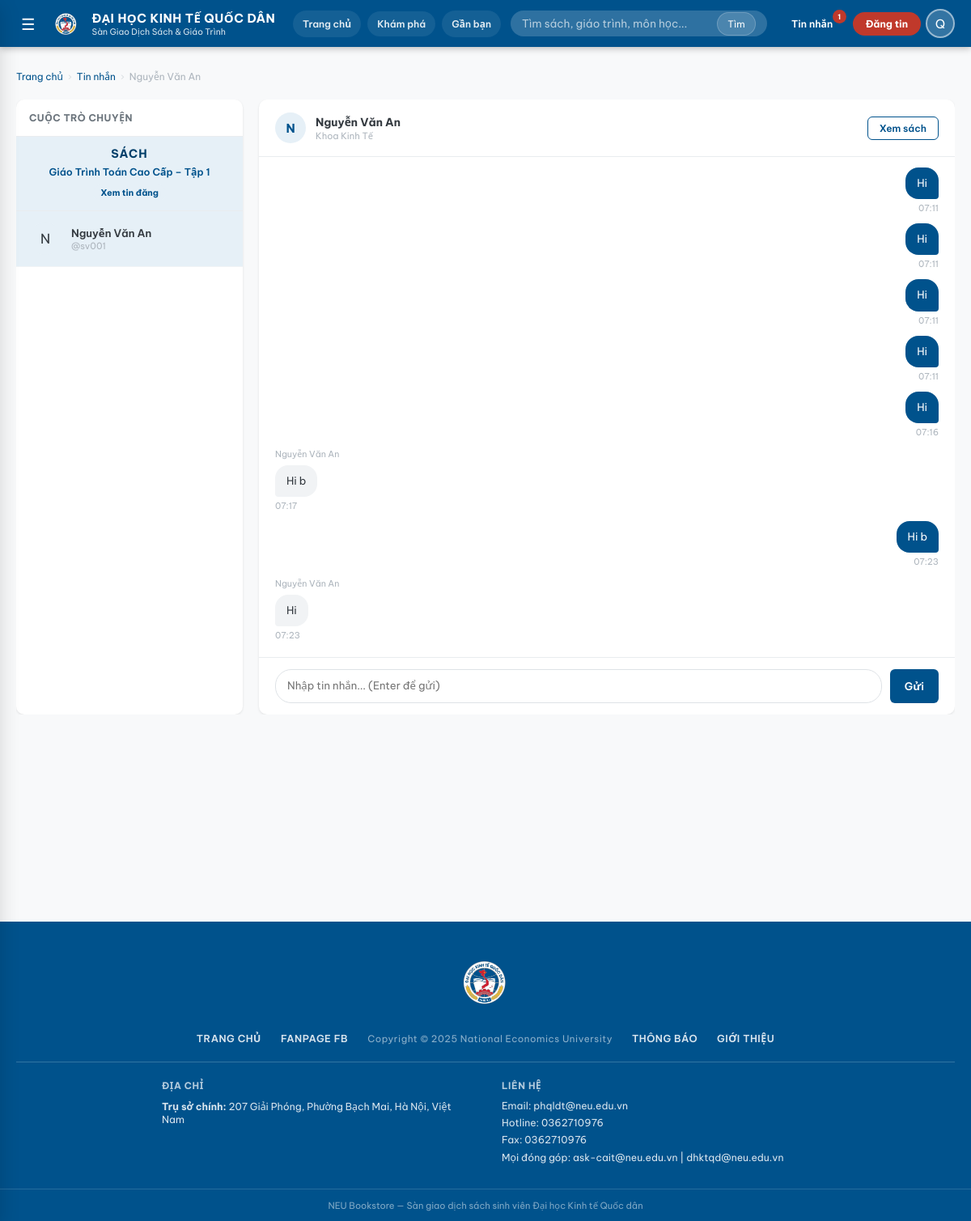
Page /messages/1/2 (signed in) on the committed database.
### tables this page shows
CREATE TABLE users (
    id            INTEGER PRIMARY KEY AUTOINCREMENT,
    username      TEXT    UNIQUE NOT NULL,
    password_hash TEXT    NOT NULL,
    full_name     TEXT,
    email         TEXT,
    phone         TEXT,
    student_id    TEXT    UNIQUE,
    faculty       TEXT,
    course_year   INTEGER,
    role          TEXT    DEFAULT 'student' CHECK(role IN ('student','admin')),
    bio           TEXT,
    rating_avg    REAL    DEFAULT 0,
    rating_count  INTEGER DEFAULT 0,
    created_at    TIMESTAMP DEFAULT CURRENT_TIMESTAMP
, reputation_score INTEGER DEFAULT 0, completed_deals INTEGER DEFAULT 0, location_label TEXT, latitude REAL, longitude REAL, location_updated_at TIMESTAMP);

CREATE TABLE books (
    id           INTEGER PRIMARY KEY AUTOINCREMENT,
    title        TEXT    NOT NULL,
    author       TEXT,
    isbn         TEXT,
    publisher    TEXT,
    publish_year INTEGER,
    edition      TEXT,
    category_id  INTEGER REFERENCES categories(id) ON DELETE SET NULL,
    faculty      TEXT,
    course_year  INTEGER,
    subject_code TEXT,
    description  TEXT,
    cover_emoji  TEXT    DEFAULT '📖',
    created_at   TIMESTAMP DEFAULT CURRENT_TIMESTAMP
, cover_image TEXT);

CREATE TABLE messages (
    id          INTEGER PRIMARY KEY AUTOINCREMENT,
    listing_id  INTEGER REFERENCES listings(id)  ON DELETE CASCADE,
    sender_id   INTEGER REFERENCES users(id)     ON DELETE CASCADE,
    receiver_id INTEGER REFERENCES users(id)     ON DELETE CASCADE,
    content     TEXT    NOT NULL,
    is_read     INTEGER DEFAULT 0,
    created_at  TIMESTAMP DEFAULT CURRENT_TIMESTAMP
);

### app.py (the view, shortened to what this page needs)
@app.route("/messages/<int:lid>/<int:oid>", methods=["GET", "POST"])
@login_required
def chat(lid, oid):
    conn = get_db_connection()
    uid  = session["user_id"]
    conn.execute(
        "UPDATE messages SET is_read=1 WHERE listing_id=? AND sender_id=? AND receiver_id=?",
        (lid, oid, uid),
    )
    conn.commit()
    msgs = conn.execute("""
        SELECT m.*, u.full_name sender_name, u.username sender_username
        FROM messages m
        JOIN users u ON u.id=m.sender_id
        WHERE m.listing_id=?
          AND ((m.sender_id=? AND m.receiver_id=?) OR (m.sender_id=? AND m.receiver_id=?))
        ORDER BY m.created_at ASC
    """, (lid, uid, oid, oid, uid)).fetchall()
    listing    = conn.execute(
        "SELECT l.*, b.title, b.cover_emoji, b.cover_image FROM listings l JOIN books b ON b.id=l.book_id WHERE l.id=?",
        (lid,),
    ).fetchone()
    other_user = conn.execute("SELECT * FROM users WHERE id=?", (oid,)).fetchone()
    conn.close()
    return render_template(
        "chat.html",
        msgs=msgs,
        listing=listing,
        other_user=other_user,
        listing_id=lid,
        other_id=oid,
    )

### app.py (called while the page is built, shortened)
def _text_quality_score(value: str) -> int:
    bad_score = sum(value.count(token) for token in MOJIBAKE_TOKENS) * 10
    good_score = sum(ch.lower() in VIETNAMESE_CHARS for ch in value)
    return good_score - bad_score

def repair_text(value):
    if not isinstance(value, str) or not value:
        return value
    candidates = [value]
    return max(candidates, key=_text_quality_score)

def format_local_timestamp(value, fmt="%H:%M"):
    if not value:
        return ""
    try:
        dt = datetime.strptime(value, "%Y-%m-%d %H:%M:%S") + timedelta(hours=7)
        return dt.strftime(fmt)
    except ValueError:
        return value

def login_required(f):
    @wraps(f)
    def decorated(*args, **kwargs):
        if "user_id" not in session:
            flash("Vui lòng đăng nhập để tiếp tục.", "warning")
            return redirect(url_for("login"))
        return f(*args, **kwargs)
    return decorated

def get_current_user():
    if "user_id" not in session:
        return None
    conn = get_db_connection()
    user = conn.execute("SELECT * FROM users WHERE id=?", (session["user_id"],)).fetchone()
    conn.close()
    return user

### database.py (called while the page is built)
def get_db_connection() -> sqlite3.Connection:
    conn = sqlite3.connect(DATABASE)
    conn.row_factory = sqlite3.Row
    conn.execute("PRAGMA foreign_keys = ON")
    return conn

### templates/chat.html (shortened to what this page needs)
{% extends "base.html" %}
{% block content %}
<div class="container">
  <div class="breadcrumb">
    <a href="{{ url_for('home') }}">Trang chủ</a>
    <span class="breadcrumb-sep">›</span>
    <a href="{{ url_for('messages') }}">Tin nhắn</a>
    <span class="breadcrumb-sep">›</span>
    <span>{{ other_user.full_name or other_user.username }}</span>
  </div>
  <div class="chat-container chat-shell">
    <div class="chat-list">
      <div style="padding:14px 16px;border-bottom:1px solid var(--gray-200);
                  font-size:.8rem;font-weight:700;color:var(--gray-600);
                  text-transform:uppercase;letter-spacing:.5px">
        Cuộc trò chuyện
      </div>
      {% if listing %}
        <div style="padding:12px 16px;background:var(--neu-blue-light);
                    border-bottom:1px solid var(--gray-200)">
          <div class="book-card-cover-label" style="text-align:center;margin-bottom:6px">Sách</div>
          <div style="font-size:.82rem;font-weight:600;color:var(--neu-blue);
                      line-height:1.3;text-align:center">
            {{ listing.title }}
          </div>
          <div style="text-align:center;margin-top:6px">
            <a href="{{ url_for('listing_detail', lid=listing_id) }}"
               class="badge badge-blue" style="font-size:.72rem">
              Xem tin đăng
            </a>
          </div>
        </div>
      {% endif %}
      <div class="chat-item active">
        <div class="chat-item-avatar">
          {{ other_user.full_name[0] if other_user.full_name else '?' }}
        </div>
        <div>
          <div style="font-weight:600;font-size:.88rem">
            {{ other_user.full_name or other_user.username }}
          </div>
          <div style="font-size:.75rem;color:var(--gray-500)">
            @{{ other_user.username }}
          </div>
        </div>
      </div>
    </div>
    <div class="chat-messages">
      <div class="chat-header">
        <div style="width:38px;height:38px;border-radius:50%;
                    background:var(--neu-blue-light);
                    display:flex;align-items:center;justify-content:center;
                    font-size:1rem;font-weight:700;color:var(--neu-blue)">
          {{ other_user.full_name[0] if other_user.full_name else '?' }}
        </div>
        <div>
          <div style="font-weight:700;font-size:.92rem">
            {{ other_user.full_name or other_user.username }}
          </div>
          {% if other_user.faculty %}
            <div style="font-size:.75rem;color:var(--gray-500)">{{ other_user.faculty }}</div>
          {% endif %}
        </div>
        <div style="margin-left:auto">
          <a href="{{ url_for('listing_detail', lid=listing_id) }}"
             class="btn btn-outline btn-sm">Xem sách</a>
        </div>
      </div>
      <div class="chat-body" id="chatBody" data-last-id="{{ msgs[-1].id if msgs else 0 }}">
        {% if msgs %}
          {% for m in msgs %}
            {% set is_me = m.sender_id == session.get('user_id') %}
            <div class="msg {{ 'msg-me' if is_me else 'msg-them' }}" data-message-id="{{ m.id }}">
              {% if not is_me %}
                <div style="font-size:.72rem;color:var(--gray-500);margin-bottom:3px">
                  {{ m.sender_name or m.sender_username }}
                </div>
              {% endif %}
              <div class="msg-bubble">{{ m.content }}</div>
              <div class="msg-time">{{ format_local_timestamp(m.created_at) }}</div>
            </div>
          {% endfor %}
        {% else %}
          <div id="chatEmptyState" style="text-align:center;color:var(--gray-400);
                      margin:auto;font-size:.88rem">
            Bắt đầu cuộc trò chuyện về cuốn sách này
          </div>
        {% endif %}
      </div>
      <form class="chat-input" id="chatForm" method="POST"
            action="{{ url_for('chat', lid=listing_id, oid=other_id) }}">
        <textarea name="content" placeholder="Nhập tin nhắn... (Enter để gửi)"
                  rows="1"></textarea>
        <button type="submit" id="chatSubmitBtn" class="btn btn-primary" style="padding:0 18px;height:42px">
          Gửi
        </button>
      </form>
    </div>
  </div>
</div>
{% endblock %}

### templates/base.html (shortened to what this page needs)
<!DOCTYPE html>
<html lang="vi">
<head>
  <link rel="stylesheet" href="{{ url_for('static', filename='css/style.css') }}">
</head>
<body>
<div class="page-wrapper">
  <header class="site-header">
    <div class="header-inner">
      <button class="header-menu-btn" id="menuBtn" title="Mở menu">☰</button>
      <a href="{{ url_for('home') }}" class="header-logo">
        <img src="{{ url_for('static', filename='images/neu-logo.png') }}" alt="NEU logo" class="header-logo-mark">
        <div class="header-logo-text">
          <span>ĐẠI HỌC KINH TẾ QUỐC DÂN</span>
          <span class="header-logo-sub">Sàn Giao Dịch Sách &amp; Giáo Trình</span>
        </div>
      </a>
      {% if current_user %}
        <div class="header-quicknav">
          <a href="{{ url_for('home') }}" class="header-quicklink">Trang chủ</a>
          <a href="{{ url_for('listings') }}" class="header-quicklink">Khám phá</a>
          <a href="{{ url_for('nearby_listings') }}" class="header-quicklink">Gần bạn</a>
        </div>
      {% endif %}
      <form class="header-search" action="{{ url_for('listings') }}" method="GET">
        <input type="text" name="q" placeholder="Tìm sách, giáo trình, môn học..." value="{{ request.args.get('q','') }}">
        <button type="submit">Tìm</button>
      </form>
      <div class="header-actions">
        <a href="{{ url_for('messages') }}" class="header-btn" title="Tin nhắn">
          Tin nhắn
          {% if unread_count > 0 %}
            <span class="badge-count">{{ unread_count }}</span>
          {% endif %}
        </a>
        <a href="{{ url_for('post_listing') }}" class="btn-post-header">Đăng tin</a>
        <div class="header-account">
          <div class="header-avatar" id="avatarBtn">
            {{ current_user.full_name[0] if current_user and current_user.full_name else 'U' }}
          </div>
        </div>
      </div>
    </div>
  </header>
  <main class="main-content">
    {% block content %}{% endblock %}
  </main>
  <footer class="site-footer">
    <div class="footer-top">
      <div class="container">
        <div class="footer-logo-row">
          <img src="{{ url_for('static', filename='images/neu-logo.png') }}" alt="NEU logo" class="footer-logo-mark">
        </div>
        <div class="footer-nav-row">
          <a href="{{ url_for('home') }}">TRANG CHỦ</a>
          <a href="https://www.facebook.com/neu.edu.vn" target="_blank" rel="noreferrer">FANPAGE FB</a>
          <span class="footer-copyright">Copyright © 2025 National Economics University</span>
          <a href="#">THÔNG BÁO</a>
          <a href="https://neu.edu.vn" target="_blank" rel="noreferrer">GIỚI THIỆU</a>
        </div>
        <div class="footer-info-row">
          <div class="footer-info-block">
            <h4>Địa chỉ</h4>
            <div class="footer-info-item">
              <span><strong>Trụ sở chính:</strong> 207 Giải Phóng, Phường Bạch Mai, Hà Nội, Việt Nam</span>
            </div>
          </div>
          <div class="footer-info-block">
            <h4>Liên hệ</h4>
            <div class="footer-info-item"><span>Email: phqldt@neu.edu.vn</span></div>
            <div class="footer-info-item"><span>Hotline: 0362710976</span></div>
            <div class="footer-info-item"><span>Fax: 0362710976</span></div>
            <div class="footer-info-item"><span>Mọi đóng góp: ask-cait@neu.edu.vn | dhktqd@neu.edu.vn</span></div>
          </div>
        </div>
      </div>
    </div>
    <div class="footer-bottom">NEU Bookstore — Sàn giao dịch sách sinh viên Đại học Kinh tế Quốc dân</div>
  </footer>
</div>
</body>
</html>

### rows in the picture
users: full_name "Q"
users: full_name "Nguyễn Văn An", full_name "N", username "sv001", faculty "Khoa Kinh Tế"
books: title "Giáo Trình Toán Cao Cấp – Tập 1"
messages: content "Hi", created_at "07:11"
messages: content "Hi", created_at "07:11"
messages: content "Hi", created_at "07:11"
messages: content "Hi", created_at "07:11"
messages: content "Hi", created_at "07:16"
messages: full_name "Nguyễn Văn An", content "Hi b", created_at "07:17"
messages: content "Hi b", created_at "07:23"
messages: full_name "Nguyễn Văn An", content "Hi", created_at "07:23"

### other values in the picture
{{ unread_count }} "1"
